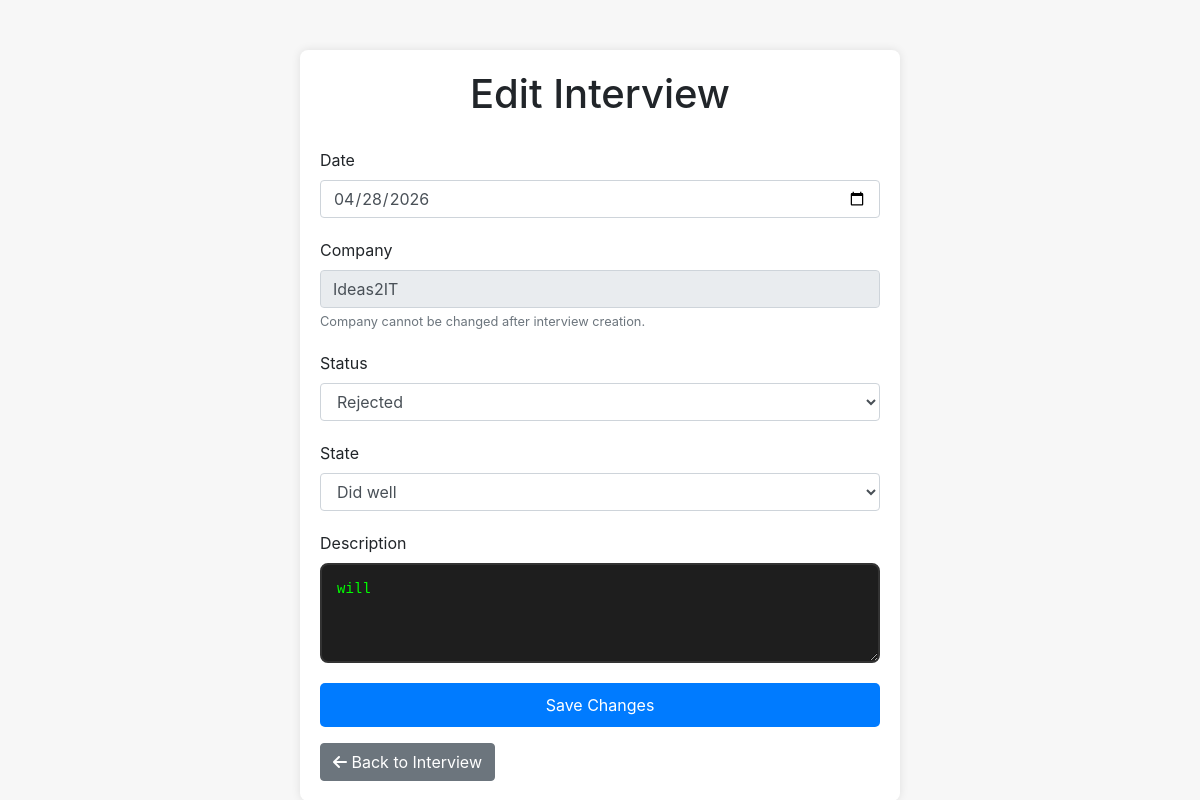
The app's page /edit_interview/19/ with its own data.
### models.py (models this page shows)
class Interview(db.Model):
    __tablename__ = 'interview_master'
    sno = db.Column(db.Integer, primary_key=True)
    date = db.Column(db.Date, nullable=False)
    company_name_id = db.Column(db.Integer, db.ForeignKey('company_data.id'), nullable=False)
    status = db.Column(db.String(50))  # e.g., 'Did well', 'Not well'
    state = db.Column(db.String(100))  # e.g., 'Moved to next', 'Failed', etc.
    is_deleted = db.Column(db.Boolean, default=False)
    is_attended = db.Column(db.Boolean, default=False)
    description = db.Column(db.String(500))
    created_at = db.Column(db.DateTime, default=datetime.utcnow)
    updated_at = db.Column(db.DateTime, default=datetime.utcnow, onupdate=datetime.utcnow)
    questions = db.relationship('QuestionAnswer', backref='interview', lazy=True, foreign_keys='QuestionAnswer.interview_id')

class Company(db.Model):
    __tablename__ = 'company_data'
    id = db.Column(db.Integer, primary_key=True)
    company_name = db.Column(db.String(255), nullable=False)
    interviews = db.relationship('Interview', backref='company', lazy=True)
    questions = db.relationship('QuestionAnswer', backref='company_question', lazy=True)

### tables this page shows
CREATE TABLE status_options (
                id INTEGER PRIMARY KEY,
                status_name VARCHAR(50) NOT NULL UNIQUE,
                is_active BOOLEAN DEFAULT 1
            );

CREATE TABLE state_options (
                id INTEGER PRIMARY KEY,
                state_name VARCHAR(100) NOT NULL UNIQUE,
                is_active BOOLEAN DEFAULT 1
            );

### app.py (the view)
@app.route('/edit_interview/<int:id>/')
def edit_interview_web(id):
    interview = interview_db.get_interview_by_id(id)
    if not interview:
        return jsonify({'status': 'error', 'message': 'Interview not found'}), 404
    status_options = status_state_db.get_all_status_options()
    state_options = status_state_db.get_all_state_options()
    return render_template('edit_interview.html', interview=interview, status_options=status_options, state_options=state_options)

### dbhelper.py (called while the page is built)
    def get_connection(self):
        return sqlite3.connect(self.db_path)

    def execute_query(self, query: str, params: tuple = ()) -> List[Dict[str, Any]]:
        conn = self.get_connection()
        conn.row_factory = sqlite3.Row  # Make rows dictionary-like
        cursor = conn.cursor()
        try:
            cursor.execute(query, params)
            result = [dict(row) for row in cursor.fetchall()]
            return result
        finally:
            conn.close()

    def get_interview_by_id(self, sno: int) -> Optional[Dict[str, Any]]:
        query = """
        SELECT i.sno, i.date, i.status, i.state, i.is_deleted, i.is_attended,
               i.description, c.company_name
        FROM interview_master i
        JOIN company_data c ON i.company_name_id = c.id
        WHERE i.sno = ? AND i.is_deleted = 0
        """
        result = self.db.execute_query(query, (sno,))
        return result[0] if result else None

    def get_all_status_options(self) -> List[Dict[str, Any]]:
        query = "SELECT id, status_name FROM status_options WHERE is_active = 1 ORDER BY status_name"
        return self.db.execute_query(query)

    def get_all_state_options(self) -> List[Dict[str, Any]]:
        query = "SELECT id, state_name FROM state_options WHERE is_active = 1 ORDER BY state_name"
        return self.db.execute_query(query)

### templates/edit_interview.html (shortened to what this page needs)
<!DOCTYPE html>
<html lang="en">
<head>
    <link rel="stylesheet" href="https://stackpath.bootstrapcdn.com/bootstrap/4.5.2/css/bootstrap.min.css">
    <link rel="stylesheet" href="https://cdnjs.cloudflare.com/ajax/libs/font-awesome/6.0.0-beta3/css/all.min.css">
</head>
<body>
    <div class="container">
        <h1>Edit Interview</h1>
        <form id="editInterviewForm">
            <div class="form-group">
                <label for="date">Date</label>
                <input type="date" class="form-control" id="date" name="date" value="{{ interview.date }}" required>
            </div>
            <div class="form-group">
                <label for="company">Company</label>
                <input type="text" class="form-control" id="company" name="company" value="{{ interview.company_name }}" readonly>
                <small class="form-text text-muted">Company cannot be changed after interview creation.</small>
            </div>
            <div class="form-group">
                <label for="status">Status</label>
                <select class="form-control select-dropdown" id="status" name="status" required>
                    {% for status_opt in status_options %}
                    <option value="{{ status_opt.status_name }}" {% if interview.status == status_opt.status_name %}selected{% endif %}>{{ status_opt.status_name }}</option>
                    {% endfor %}
                </select>
            </div>
            <div class="form-group">
                <label for="state">State</label>
                <select class="form-control select-dropdown" id="state" name="state" required>
                    {% for state_opt in state_options %}
                    <option value="{{ state_opt.state_name }}" {% if interview.state == state_opt.state_name %}selected{% endif %}>{{ state_opt.state_name }}</option>
                    {% endfor %}
                </select>
            </div>
            <div class="form-group">
                <label for="description">Description</label>
                <textarea class="form-control terminal-description" id="description" name="description" rows="3" placeholder="Enter interview description...">{{ interview.description or '' }}</textarea>
            </div>
            <button type="submit" class="btn-save">Save Changes</button>
        </form>
        <div class="mt-3">
            <a href="{{ url_for('view_interview_web', id=interview.sno) }}" class="btn btn-secondary">
                <i class="fas fa-arrow-left"></i> Back to Interview
            </a>
        </div>
    </div>
</body>
</html>

### templates/edit_interview.html (style rules this page uses)
body { background-color: #f7f7f7; }
.container { margin-top: 50px; max-width: 600px; background-color: white; padding: 20px; box-shadow: 0px 0px 10px rgba(0, 0, 0, 0.1); border-radius: 8px; }
h1 { text-align: center; margin-bottom: 30px; }
.form-group { margin-bottom: 20px; }
.btn-save { display: block; width: 100%; padding: 10px; background-color: #007bff; color: white; border: none; border-radius: 5px; font-size: 16px; cursor: pointer; }
.terminal-description { background: #1e1e1e; color: #00ff00; font-family: 'Courier New', monospace; padding: 15px; border-radius: 8px; border: 2px solid #333; font-size: 14px; line-height: 1.4; resize: vertical; min-height: 100px; }
.terminal-description::placeholder { color: #888; }

### records on screen
Interview: date "04/28/2026", status "Rejected", state "Did well", description "will"
Company: company "Ideas2IT"
